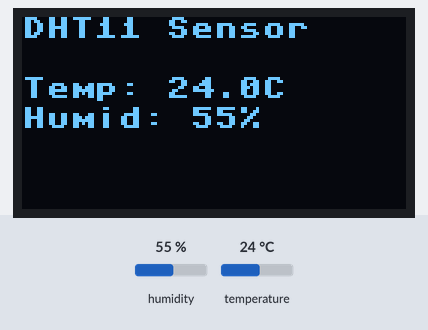
Bench run of a program on a simulated ESP32 board running MicroPython. Parts: 128×64 one-colour display. The inputs (shaded band) are chosen by the test bench; at power-on: humidity 55 %, temperature 24 °C. WiFi joins after 1.5 s; the clock reads 2024-03-15 10:24:30 at power-on unless the program sets it; library files of the repository ran but are not shown: ssd1306.py; what the program prints to the serial console is not drawn.

Above: at 1.7 s.

The program:

main.py
```python
"""
ESP32 + DHT11 → Local AI Gateway (FastAPI + Ollama)
MicroPython: reads temperature and humidity, sends JSON to the gateway,
shows result on 0.96" SSD1306 OLED and REPL.

Wiring:
  DHT11 DATA → GPIO4, VCC → 3.3V, GND → GND
  SSD1306 SDA → GPIO21, SCL → GPIO22, VCC → 3.3V, GND → GND
"""

import json
import time
from machine import I2C, Pin

import dht
import network
import urequests

try:
    import ssd1306
except ImportError:
    ssd1306 = None

# -----------------------------------------------------------------------------
# Configuration — set these for your network and gateway
# -----------------------------------------------------------------------------
WIFI_SSID = "H369ABF75E6"
WIFI_PASS = "C79FA965F262"
GATEWAY_URL = "http://192.168.1.100:8000/describe"
DHT_PIN = 15
# 0.96" SSD1306 I2C (128x64)
OLED_SDA_PIN = 21
OLED_SCL_PIN = 22
OLED_I2C_ADDR = 0x3C

SEND_INTERVAL_SEC = 30
HTTP_TIMEOUT_SEC = 15
HTTP_RETRIES = 2
# Display: chars per line (8px font), max lines
OLED_COLS = 21
OLED_LINES = 8


def http_post_json(url, data):
    """POST JSON to url, return (status_code, body). Uses urequests."""
    body = json.dumps(data)
    headers = {"Content-Type": "application/json"}
    try:
        r = urequests.post(url, data=body, headers=headers, timeout=HTTP_TIMEOUT_SEC)
        code = r.status_code
        text = r.text
        r.close()
        return code, text
    except OSError as e:
        return None, str(e)


def init_display():
    """Init 128x64 SSD1306 over I2C. Returns display or None if unavailable."""
    if ssd1306 is None:
        print("No screen")
        return None
    try:
        i2c = I2C(0, scl=Pin(OLED_SCL_PIN), sda=Pin(OLED_SDA_PIN), freq=400000)
        disp = ssd1306.SSD1306_I2C(128, 64, i2c, addr=OLED_I2C_ADDR)
        disp.fill(0)
        disp.text("Starting...", 0, 0)
        disp.show()
        return disp
    except OSError:
        return None


def wrap_text(text, cols):
    """Split text into lines of at most cols chars, break on spaces when possible."""
    lines = []
    for word in text.split():
        if not lines:
            lines.append(word)
            continue
        if len(lines[-1]) + 1 + len(word) <= cols:
            lines[-1] += " " + word
        else:
            lines.append(word)
    # Split any line still too long
    out = []
    for line in lines:
        while len(line) > cols:
            out.append(line[:cols])
            line = line[cols:].lstrip()
        if line:
            out.append(line)
    return out


def display_update(display, temp_c, humidity, description=None):
    """Update OLED: line 0 = title, line 1 = temp, line 2 = humidity, rest = description wrapped."""
    if display is None:
        return
    display.fill(0)

    # Line 0: Title
    display.text("DHT11 Sensor", 0, 0)

    # Line 1: Temperature
    temp_line = "Temp: {:.1f}C".format(temp_c)
    display.text(temp_line, 0, 20)

    # Line 2: Humidity
    humid_line = "Humid: {:.0f}%".format(humidity)
    display.text(humid_line, 0, 30)

    # Line 3+: Description
    y = 40
    if description:
        for line in wrap_text(description, OLED_COLS)[:OLED_LINES - 3]:
            if y + 8 <= 64:
                display.text(line, 0, y)
                y += 10
    display.show()


def connect_wifi():
    wlan = network.WLAN(network.STA_IF)
    wlan.active(True)
    if not wlan.isconnected():
        wlan.connect(WIFI_SSID, WIFI_PASS)
        while not wlan.isconnected():
            time.sleep(0.5)
    return wlan


def read_dht(sensor):
    try:
        sensor.measure()
        t = sensor.temperature()
        h = sensor.humidity()
        if t is None or h is None:
            return None, None
        return round(t, 1), round(h, 1)
    except OSError:
        return None, None


def send_to_gateway(temp_c, humidity):
    """POST readings to gateway. Returns description string or None."""
    payload = {"temperature_c": temp_c, "humidity": humidity}
    for attempt in range(HTTP_RETRIES + 1):
        if attempt > 0:
            print("Retry...")
            time.sleep(0.5)
        code, body = http_post_json(GATEWAY_URL, payload)
        if code == 200:
            try:
                out = json.loads(body)
                desc = out.get("description", body)
                print("---")
                print(desc)
                print("---")
                return desc
            except ValueError:
                print(body)
                return None
        if code is not None:
            print("HTTP", code)
            print(body[:200] if body else "")
        else:
            print("Error:", body)
    print("Gateway unreachable after retries.")
    return None


def main():
    print("\nESP32 DHT11 → Local AI Gateway (MicroPython)")
    display = init_display()
    wlan = connect_wifi()
    print("IP:", wlan.ifconfig()[0])
    if display:
        display.fill(0)
        display.text(wlan.ifconfig()[0], 0, 0)
        display.show()

    sensor = dht.DHT11(Pin(DHT_PIN))
    last_send = 0
    last_temp_c = None
    last_humidity = None
    last_description = None

    while True:
        if not wlan.isconnected():
            connect_wifi()
            last_send = 0
            time.sleep(1)
            continue

        now = time.time()
        if now - last_send >= SEND_INTERVAL_SEC:
            temp_c, humidity = read_dht(sensor)
            if temp_c is not None:
                last_temp_c, last_humidity = temp_c, humidity
                print("Temp: {} °C  Humidity: {} %".format(temp_c, humidity))
                #desc = send_to_gateway(temp_c, humidity)
                #if desc is not None:
                #    last_description = desc
                display_update(display, last_temp_c, last_humidity, last_description)
                last_send = now

        time.sleep(0.5)


if __name__ == "__main__":
    main()
```
